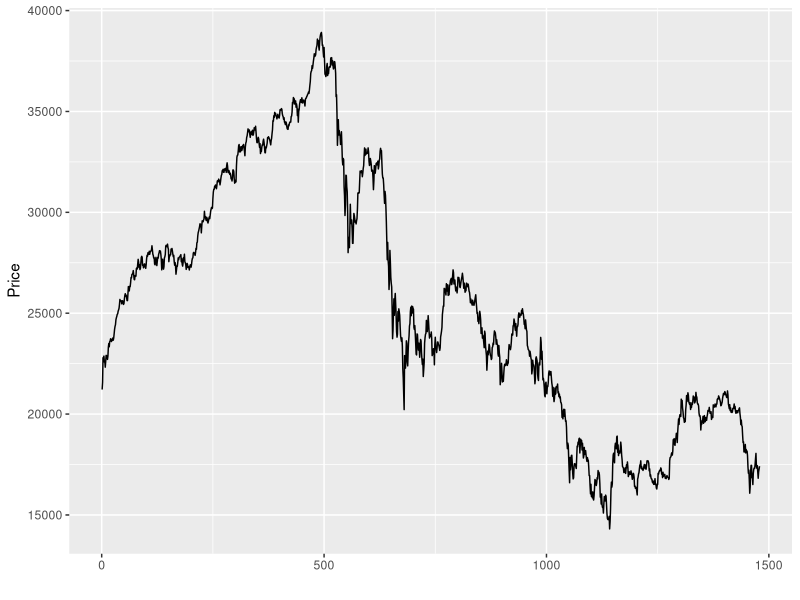
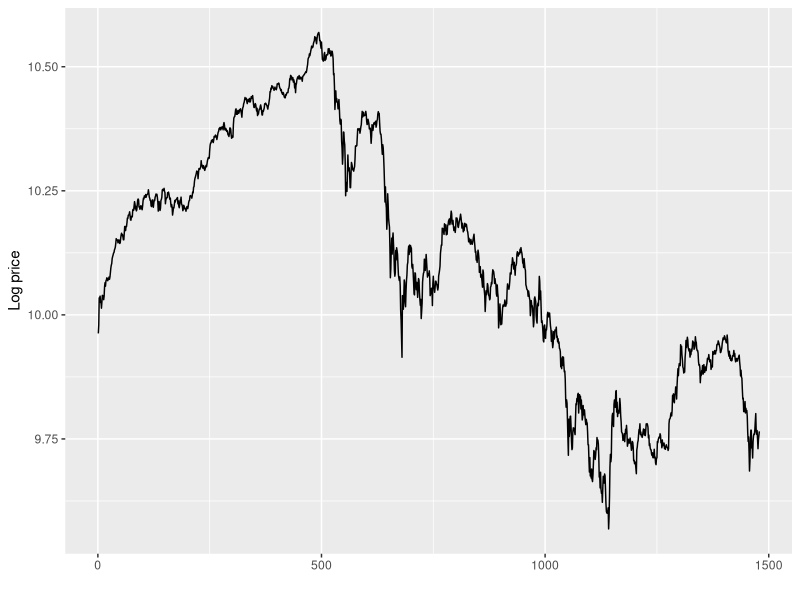
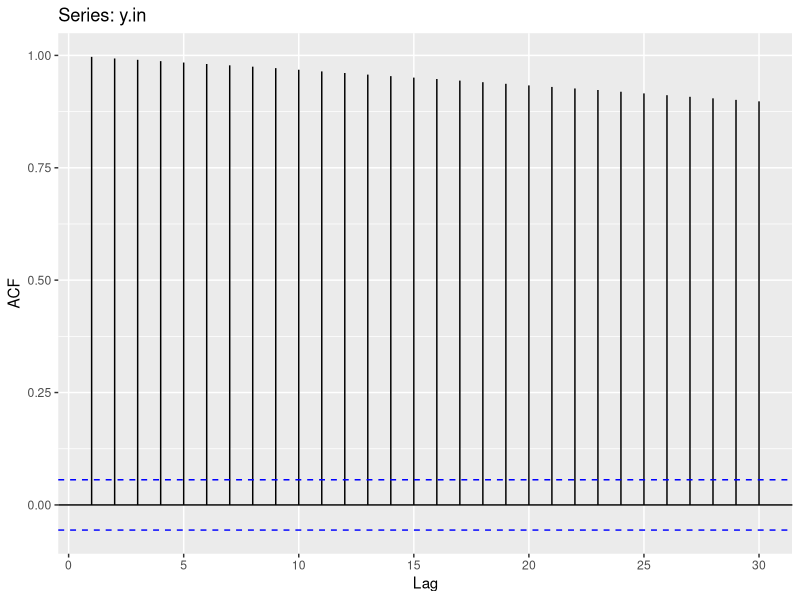
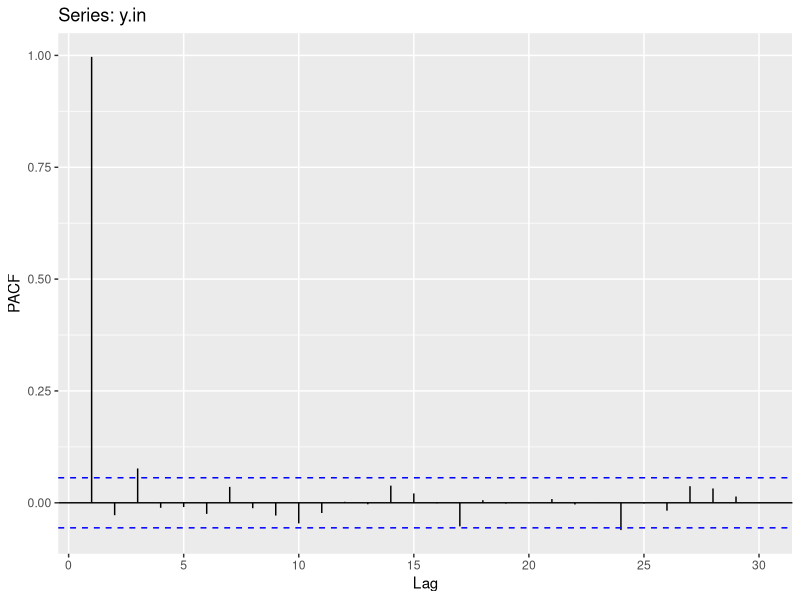
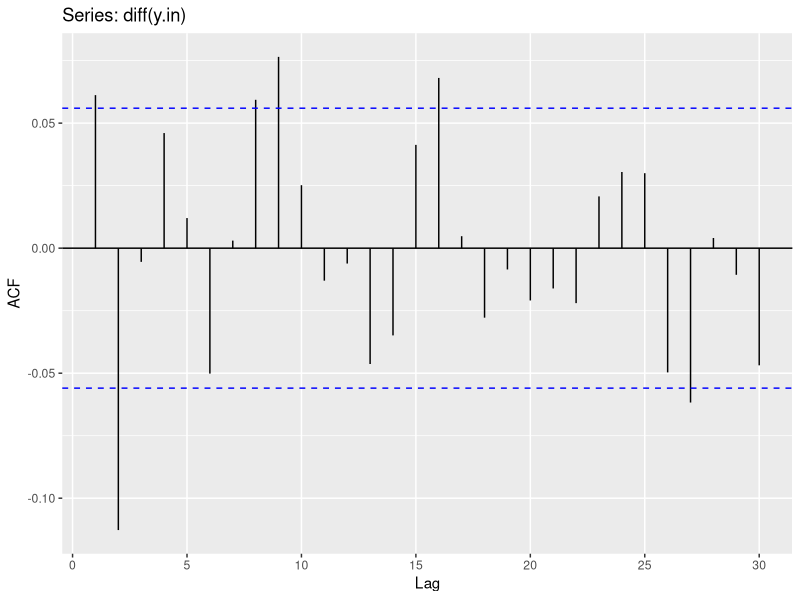
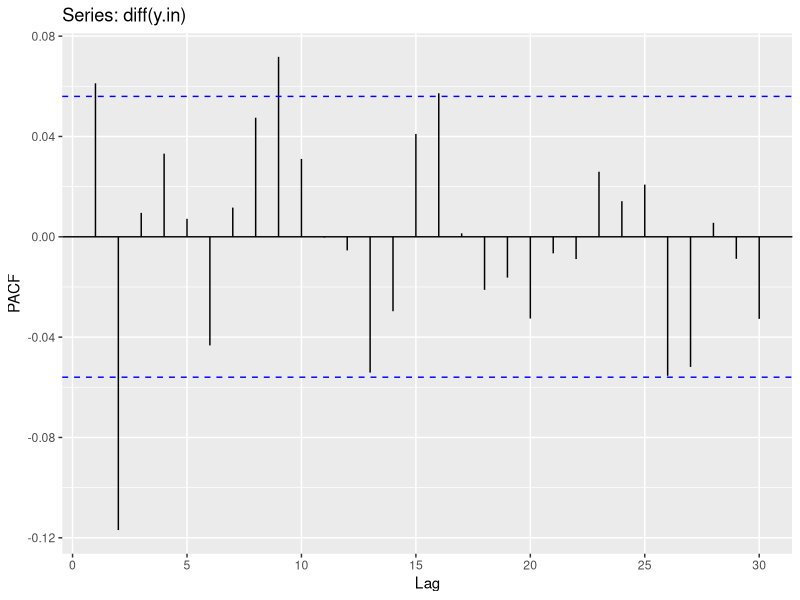
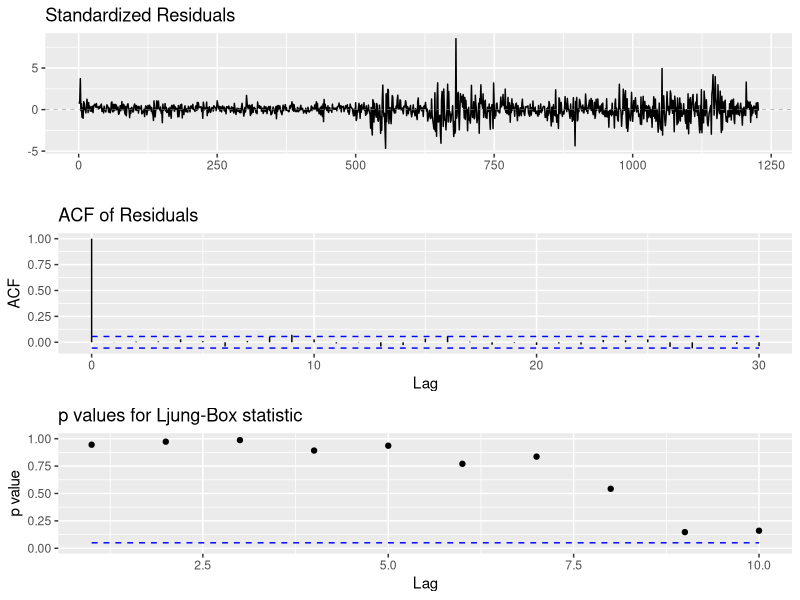
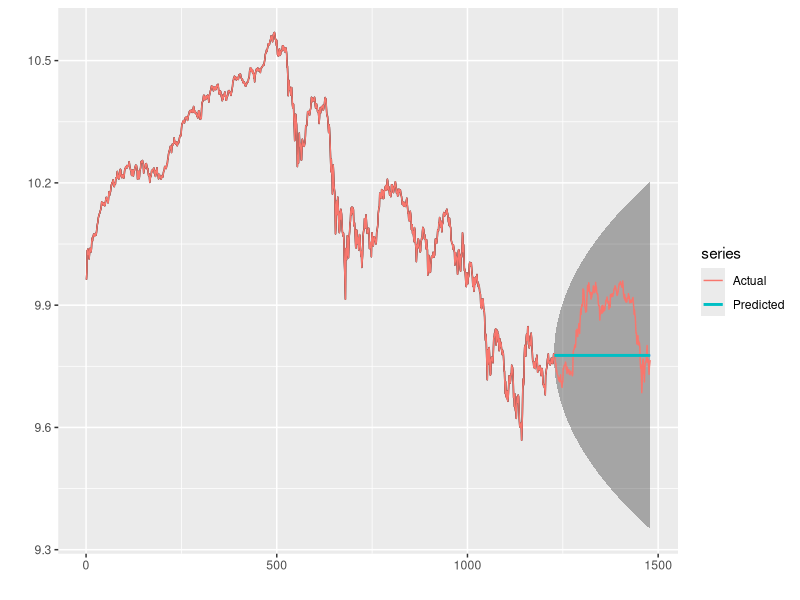

These figures' R source, in order:
### 日経225株価データによる例
### 東京大学 数理・情報教育研究センターの
### 時系列データの教材ページ
### http://www.mi.u-tokyo.ac.jp/consortium2/time_series_data.html
### より取得
### 日付の情報は著者が付与
library(forecast) # パッケージのロード
library(ggfortify) # パッケージのロード
# 注意：
# forecast, ggfortifyはそれぞれ独自のautoplotの追加機能を定義しており,
# あとからロードした方の追加機能が優先される．そのため，今の場合は
# ggfortifyの定義する追加機能に基づく描画が行われる
dat <- read.csv("nikkei225_sda.csv") # データの読み込み
str(dat) # データの構造
x <- ts(dat$price) # 価格系列を時系列データとして取得
autoplot(x, ylab = "Price") # プロット
## 株価データは対数値をモデル化することが多いので対数変換しておく
y <- log(x) 
autoplot(y, ylab = "Log price") # プロット
## 末尾252日以前のデータを用いてモデルを構築し, 
## 末尾252日分のデータを予測する
## 252日というのは, だいたい1年間の取引日数に相当
y.in <- window(y, start = 1, end = length(y) - 252) # 学習用データ
y.out <- window(y, start = length(y) - 252 + 1) # テストデータ
## モデル構築
ggAcf(y.in) # 自己相関の減衰は遅い
ggPacf(y.in) # 偏自己相関はラグ2以降大きく減衰
ggAcf(diff(y.in))  
ggPacf(diff(y.in)) 
## ACF・PACFの形状から差分系列は定常だと思われるので，
## 差分系列にARMAモデルをあてはめてみる
## AIC最小化で次数を選択する(AR(2)が選ばれる)
(fit <- auto.arima(y.in, d = 1, D = 0))
ggtsdiag(fit) # 診断プロット
## 予測
p <- forecast(fit, h = 252, level = 95) 
# 252期先まで予測．レベルは予測区間の有意水準
## 可視化
autoplot(p, ylab = "Log price") +
  autolayer(y, series = "Actual") + # 原系列を上書き
  autolayer(p$mean, series = "Predicted", lwd = 1) # 予測値を上書き
# 塗りつぶされた領域は95%予測区間を表す
# おおよそ95%の確率で実績値が含まれることが予測される範囲に対応
## 次に, シミュレーションによって予測してみる
set.seed(127)
path <- simulate(fit, nsim = 252) # 252日分のパスのシミュレーション
## 可視化
ggplot() + labs(y = "Log price") +
  autolayer(y.out, series = "Actual") +
  autolayer(path, series = "Predicted", lty = "dashed")
## １本のパスでは傾向がわからないので, 100本のパスを
## モデルから生成して重ねてプロットする
## 100本のパスをシミュレートして結果を保存
path <- replicate(100, simulate(fit, nsim = 252))
path <- ts(path, start = length(y) - 252 + 1) # tsクラスに変換
## 可視化
autoplot(path, ylab = "Log price", show.legend = FALSE) + 
  # シミュレートしたパスをプロット
  autolayer(y.out, show.legend = FALSE) + # 実際のパスを上書き
  scale_color_manual(values = c(rep("skyblue", 100), "red")) # 色の調整
